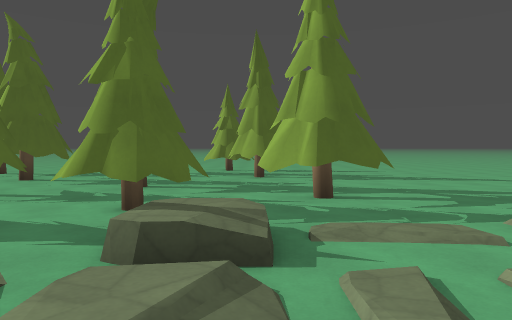
view 1 (above)

24 first-person views from a walk through a Godot game level. The camera is 1.5 m above the floor, tilts 2° down and sees 70° across. The floor is counted in squares, 2 m on a side. Each view is taken from the middle of a square. On the plan, view 1 faces up. The plan holds only what a view shows up to about 11 squares ahead; the rest is blank. The place goes on beyond the plan. Surface patterns are stand-ins for the level's own textures.

view 2
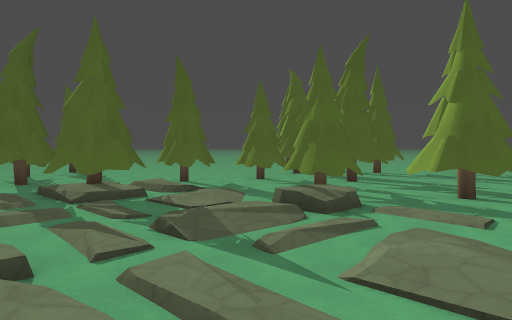

view 3
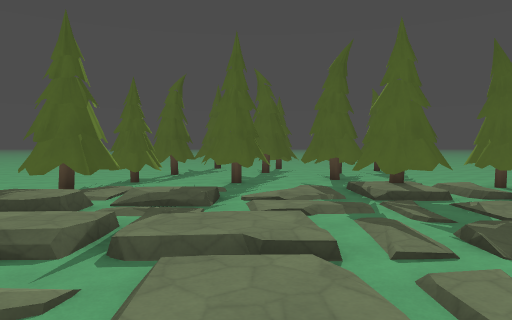

view 4
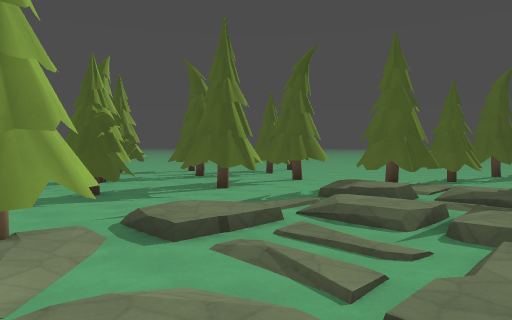

view 5
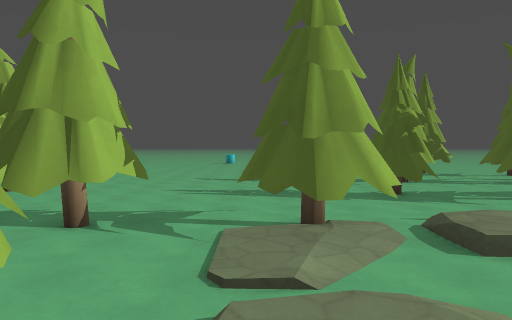

view 6
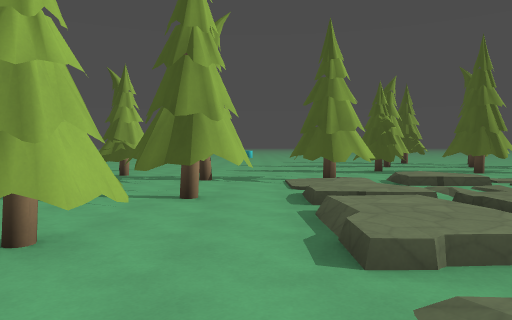

view 7
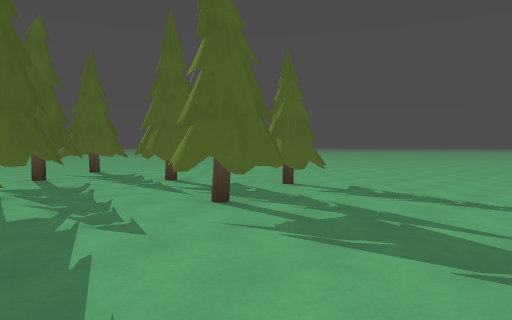

view 8
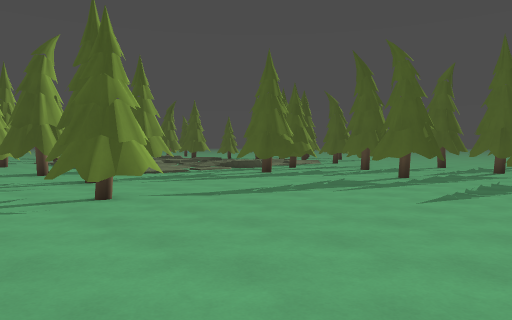

view 9
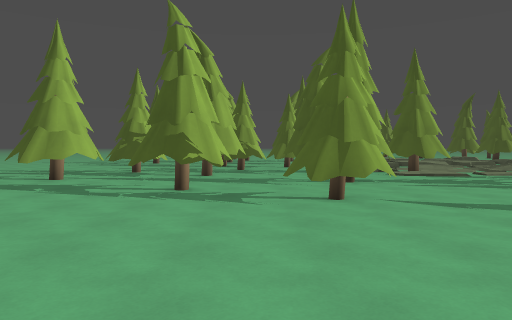

view 10
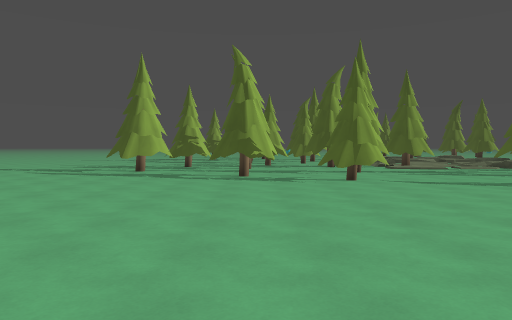

view 11
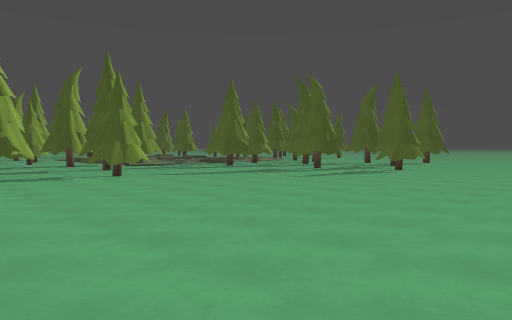

view 12
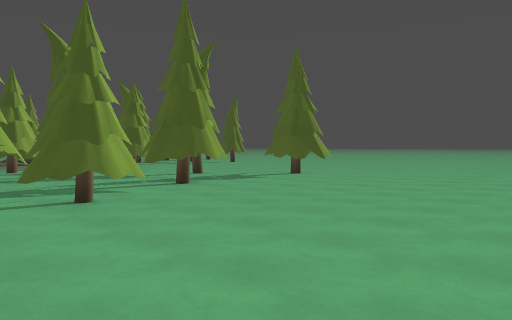

view 13
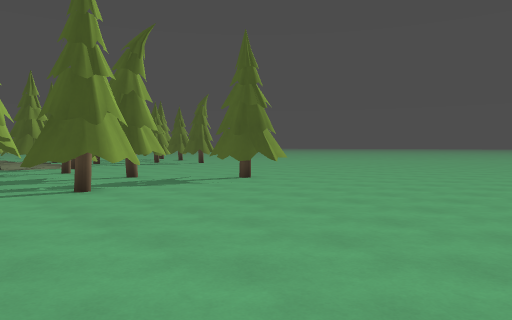

view 14
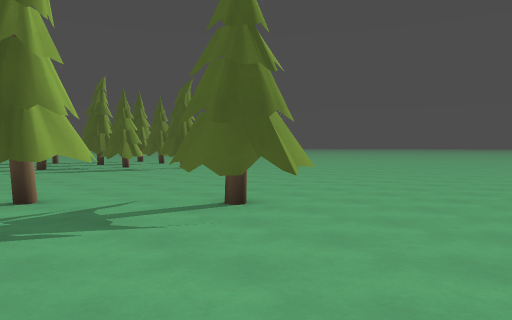

view 15
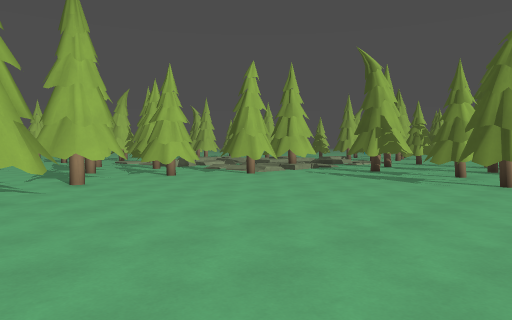

view 16
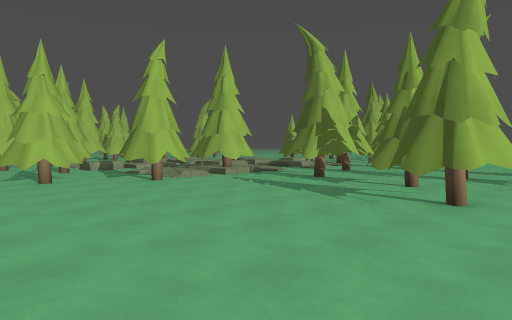

view 17
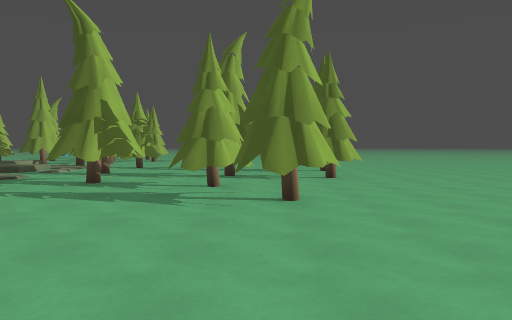

view 18
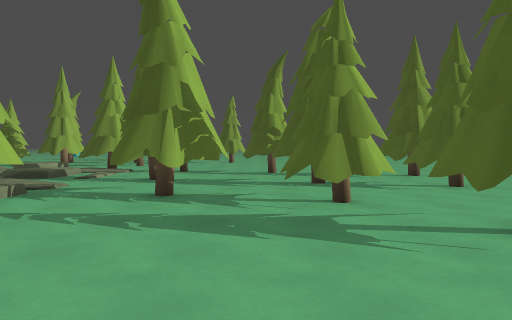

view 19
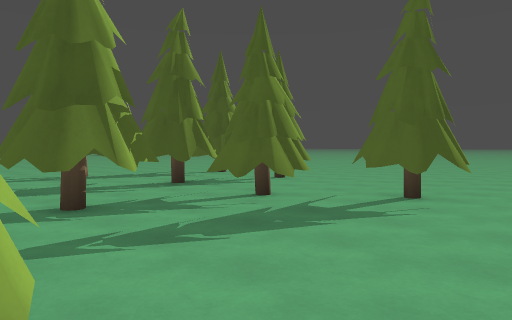

view 20
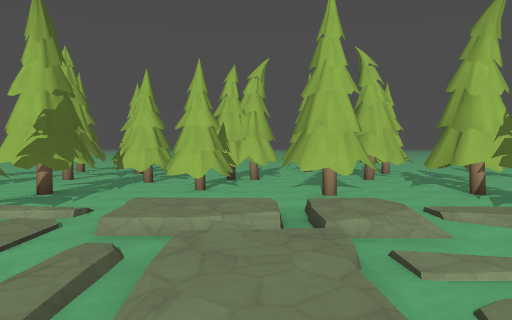

view 21
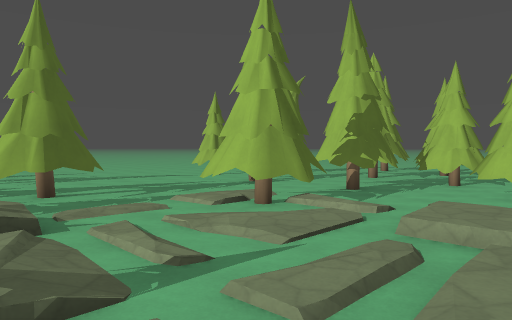

view 22
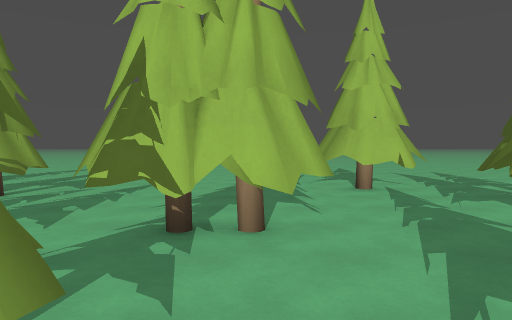

view 23
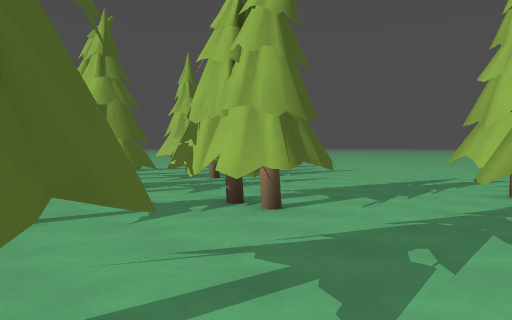

view 24
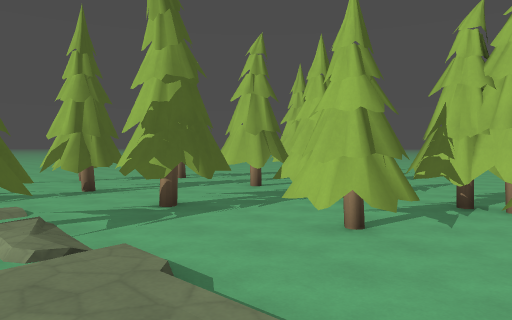

### Floor plan
Key: @ floor where view 1 was taken; # wall or solid block; x gap in a wall; . main floor; : floor 0.25 m higher than the main floor; + floor 0.5 m higher than the main floor; / step, stairs or slope; T thing the floor can be seen under or through.
Columns run from 13 left of view 1 to 13 right of it. Each row starts with its distance up from view 1.
 17          .......     .. .
 16     ....................
 15 .........................
 14 .........................
 13 .........................
 12 ............#.............
 11 .....TT..##................
 10 .....TT..##..#.............
  9 .......TT....#.............
  8 .......TT...........#......
  7 ..........##..........##...
  6 ........TT.x..##......# ...
  5 ........TT.##x##...#.....##
  4 .......TT..##.........# .##
  3 .##....TT//.////#/.T..##.x.
  2 ..#.....x///////##.TT...##.
  1 ..##.##.##/.///://.TTTT....
  0 #..x.##./////@.../..TT.....
 -1 #x##..../://./////..T.T ...
 -2 #. #..##..//:/:://....TT...
 -3 #.....## ///:.//+//#.....##
 -4 #.......x/////////.#.....##
 -5 ...##.#x##//////......##..#
 -6   ...... #/////###.##.#.##.
 -7     ............ #.####.
 -8     ....##.##........##.
 -9      ..  #. #.#.......
-10           .... .......
-11            ..#.. .....
-12           #..#.  .....
-13           ...     ....

Positions as (right, up) in squares from view 1, and headings:
1: (0, 0), facing up
2: (3, -2), facing up-left
3: (3, -2), facing left
4: (4, -2), facing down-left
5: (4, -2), facing down
6: (5, 2), facing down
7: (4, 6), facing up-left
8: (9, 13), facing down-left
9: (8, 13), facing down
10: (9, 16), facing down
11: (11, 17), facing down-left
12: (1, 17), facing down-left
13: (-1, 17), facing down-left
14: (-4, 14), facing down-left
15: (-13, 11), facing down-right
16: (-13, 8), facing down-right
17: (-11, 8), facing down
18: (-9, 6), facing down
19: (-6, 5), facing down-left
20: (-1, -2), facing right
21: (-1, -2), facing up-right
22: (6, -2), facing right
23: (6, -5), facing up-right
24: (3, -3), facing up-right
